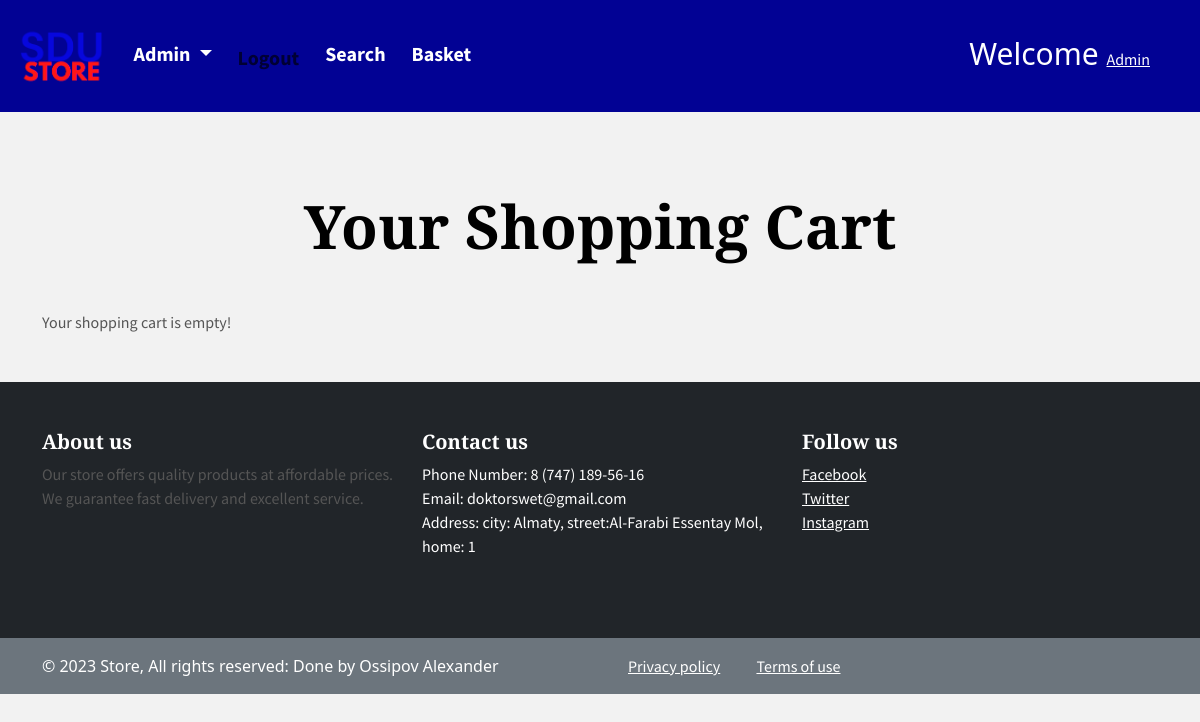
Before: /basket/ (signed in) with the older database file.
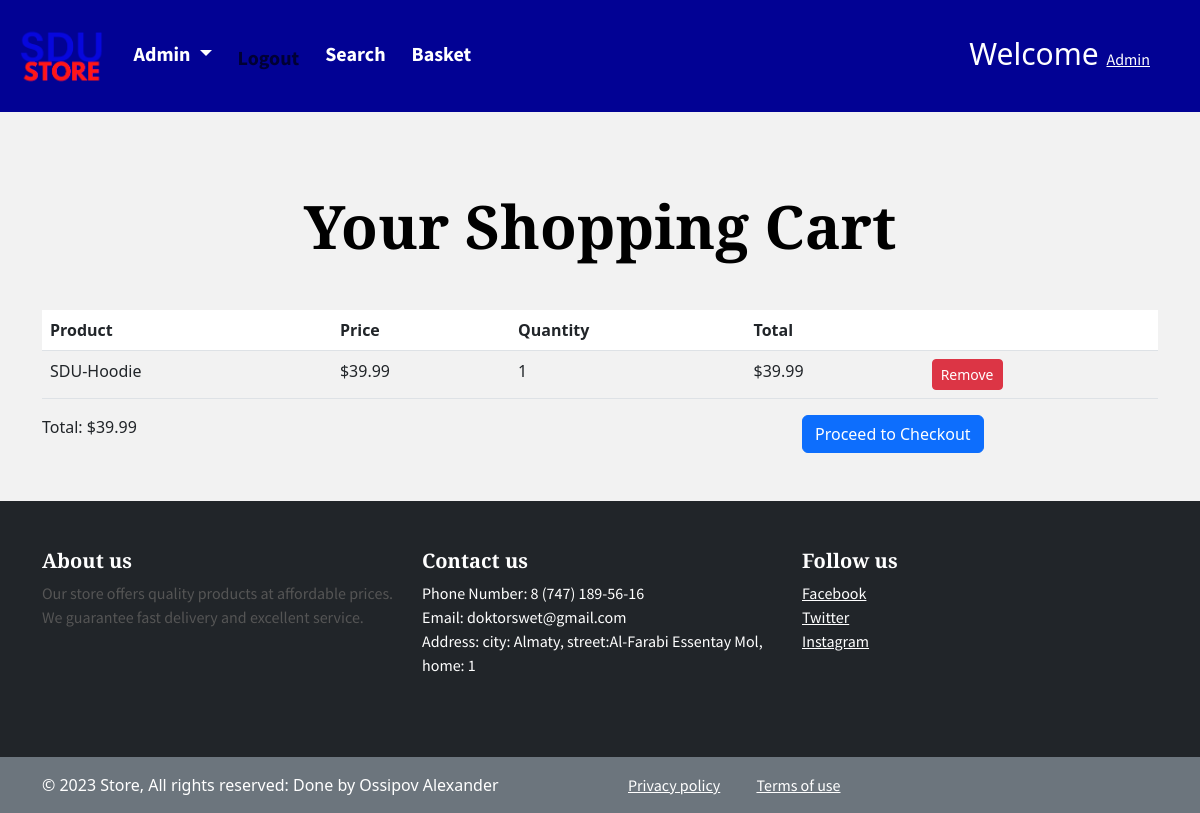
After: the same page with the newer database file.
### reviews/models.py (models this page shows, shortened)
class CartItem(models.Model):
    user = models.ForeignKey(User, on_delete=models.CASCADE)
    product = models.ForeignKey(Product, on_delete=models.CASCADE)
    quantity = models.IntegerField(default=1)
    total_price = models.DecimalField(max_digits=10, decimal_places=2, default=0)

class Product(models.Model):
    STATUS_CHOICES = (
        ('draft', 'Draft'),
        ('published', 'Published'),
    )
    product_name = models.CharField(max_length=255)
    description = models.TextField()
    price = models.DecimalField(max_digits=10, decimal_places=2)
    category = models.ForeignKey(Category, on_delete=models.CASCADE)
    brand = models.ForeignKey(Brand, on_delete=models.CASCADE)
    color = models.CharField(max_length=255)
    size = models.CharField(max_length=255)
    weight = models.CharField(max_length=255)
    material = models.CharField(max_length=255)
    rating = models.DecimalField(max_digits=2, decimal_places=1)
    status = models.CharField(max_length=10, choices=STATUS_CHOICES, default='draft')
    created_at = models.DateTimeField(auto_now_add=True)
    updated_at = models.DateTimeField(auto_now=True)

### reviews/views.py (the view)
# urls.py: path('basket/', reviews.views.basket, name='basket'),
@login_required
def basket(request):
    cart = Cart.objects.filter(user=request.user).first()
    cart_items = CartItem.objects.filter(user=request.user)
    cart_total = sum(item.product.price * item.quantity for item in cart_items)
    context = {
        'cart_items': cart_items,
        'cart_total': cart_total,
    }
    return render(request, 'basket.html', context=context)

### templates/basket.html (shortened to what this page needs)
{% extends 'base.html' %}
{% block content %}
    <div class="container my-5">
        <h1 class="text-center mb-5">Your Shopping Cart</h1>
        {% if cart_items %}
            <div class="table-responsive">
                <table class="table table-striped table-hover">
                    <thead class="thead-dark">
                    <tr>
                        <th scope="col">Product</th>
                        <th scope="col">Price</th>
                        <th scope="col">Quantity</th>
                        <th scope="col">Total</th>
                        <th scope="col"></th>
                    </tr>
                    </thead>
                    <tbody>
                    {% for item in cart_items %}
                        <tr>
                            <td>{{ item.product.product_name }}</td>
                            <td>${{ item.product.price }}</td>
                            <td>{{ item.quantity }}</td>
                            <td>${{ item.total_price }}</td>
                            <td>
                                <a href="{% url 'remove_from_cart' item.product.id %}" class="btn btn-danger btn-sm">Remove</a>
                            </td>
                        </tr>
                    {% endfor %}
                    </tbody>
                </table>
            </div>
            <div class="row justify-content-between">
                <div class="col-md-4 font-weight-bold">
                    Total: ${{ cart_total }}
                </div>
                <div class="col-md-4">
                    <a href="{% url 'checkout' %}" class="btn btn-primary btn-block">Proceed to Checkout</a>
                </div>
            </div>
        {% else %}
            <p>Your shopping cart is empty!</p>
        {% endif %}
    </div>
{% endblock %}

Changed rows visible on the page:
added CartItem: product.product_name "SDU-Hoodie", product.price "39.99", quantity "1", total_price "39.99"
Other visible differences:
{{ cart_total }}: (not shown) → "39.99"
text no longer shown: "Your shopping cart is empty!"
text now shown: "Product Price Quantity Total Total: $ Proceed to Checkout"
